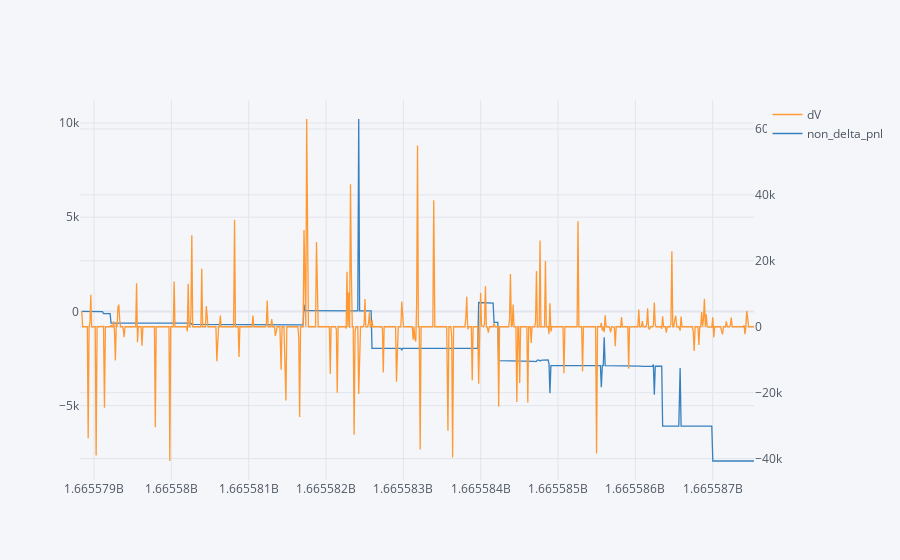

The notebook cell saved with this chart:
### Code cell
newdf = pd.DataFrame()
newdf['dV'] = df[('total','valuation')].diff(periods=1)
newdf['non_delta_pnl'] = (df[('total','delta_pnl')]-newdf['dV']).cumsum()
newdf['val_error'] = df[('total','valuation')]/df[('total','actualAum')]-1
newdf.iplot(secondary_y=['dV'])

### Figure 1 — Plotly figure (JSON) as saved in the notebook; plotly's stock layout.template omitted (floating-point values rounded to 4 significant figures; data arrays with more than 128 entries replaced by an {"elided": "..."} marker saying what was removed)
{"data": [{"line": {"color": "rgba(255, 153, 51, 1.0)", "dash": "solid", "shape": "linear", "width": 1.3}, "mode": "lines", "name": "dV", "text": "", "type": "scatter", "x": {"elided": "743 float values"}, "xaxis": "x", "y": {"elided": "743 mixed values"}, "yaxis": "y2"}, {"line": {"color": "rgba(55, 128, 191, 1.0)", "dash": "solid", "shape": "linear", "width": 1.3}, "mode": "lines", "name": "non_delta_pnl", "text": "", "type": "scatter", "x": {"elided": "743 float values"}, "y": {"elided": "743 mixed values"}}], "layout": {"legend": {"bgcolor": "#F5F6F9", "font": {"color": "#4D5663"}}, "paper_bgcolor": "#F5F6F9", "plot_bgcolor": "#F5F6F9", "title": {"font": {"color": "#4D5663"}}, "xaxis": {"gridcolor": "#E1E5ED", "showgrid": true, "tickfont": {"color": "#4D5663"}, "title": {"font": {"color": "#4D5663"}, "text": ""}, "zerolinecolor": "#E1E5ED"}, "yaxis": {"gridcolor": "#E1E5ED", "showgrid": true, "tickfont": {"color": "#4D5663"}, "title": {"font": {"color": "#4D5663"}, "text": ""}, "zerolinecolor": "#E1E5ED"}, "yaxis2": {"anchor": "x", "gridcolor": "#E1E5ED", "overlaying": "y", "showgrid": true, "side": "right", "tickfont": {"color": "#4D5663"}, "title": {"text": ""}, "zerolinecolor": "#E1E5ED"}}}
